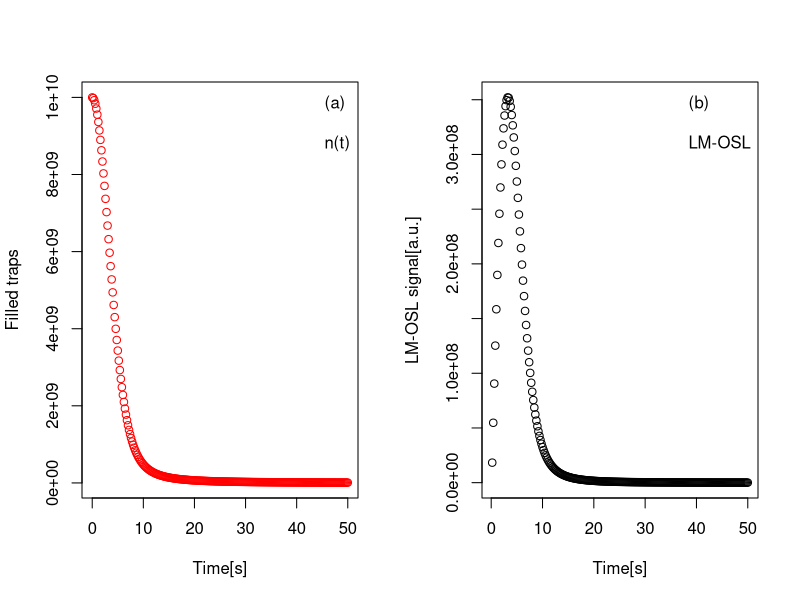

This chart was generated by the following R code:
# Numerically solve the GOT equation for LM-OSL
rm(list=ls())
library("deSolve")
# Define Parameters
A_n <- 1e-10 # coefficient of retrapping
A_m <- 1e-8 # coefficient of recombination
Aopt <- 0.1 # Stimulation coefficient [1/s]
delta.t <- .2
t <- seq(0, 50, delta.t)
n.0 <- 1e10  # initial concentration of filled traps
N.traps <- 1e11   # total concentrations of available traps
# Calculate numerical ODE solution
ODE <- function(t, state, parmameters){
  with(as.list(c(state, parameters)),{
    dn <-  -Aopt *t*  n^2 * A_m / ((N.traps - n)* A_n+n* A_m)
    list(c(dn))
  })}
parameters <- c(N.traps =N.traps,Aopt = Aopt,A_m=A_m,A_n = A_n)
state <- c(n = n.0)
num_ODE <- ode(y = state, times = t, func = ODE, 
               parms = parameters)
# Plot remaining electrons and LM-OSL as a function of time
par(mfrow=c(1,2))
plot(x = num_ODE[,1], 
     y = num_ODE[,2],xlab = "Time[s]", ylab = "Filled traps",
     col = "red")
legend("topright",bty="n",c("(a)"," ","n(t)"))
plot(x = num_ODE[-1,1], y = abs(diff(num_ODE[,2])),
     xlab = "Time[s]", ylab="LM-OSL signal[a.u.]")
legend("topright",bty="n",c("(b)"," ","LM-OSL"))
